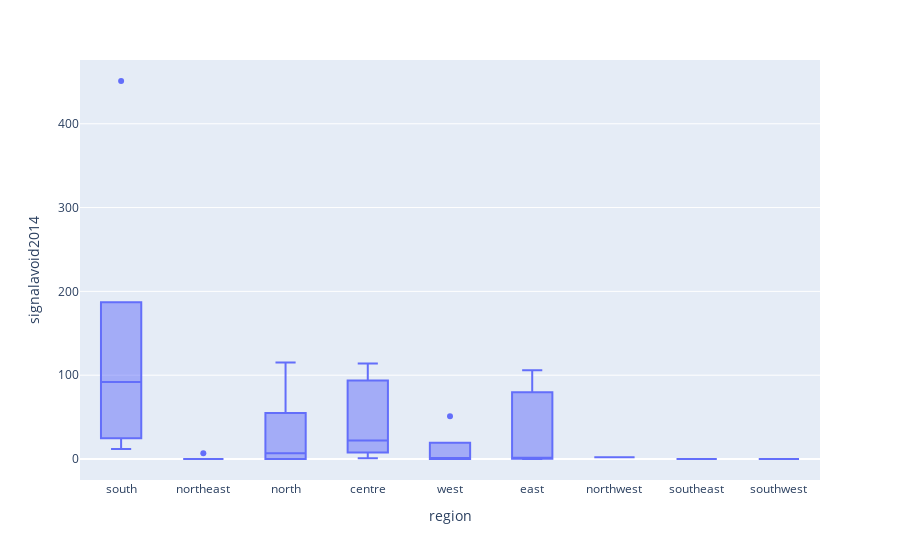

Notebook cell for this chart:
### Code cell
fig= px.box(df,x='region',y='signalavoid2014')
fig.show()

### Figure 1 — Plotly figure (JSON) as saved in the notebook; plotly's stock layout.template omitted (floating-point values rounded to 4 significant figures)
{"data": [{"alignmentgroup": "True", "hovertemplate": "region=%{x}<br>signalavoid2014=%{y}<extra></extra>", "legendgroup": "", "marker": {"color": "#636efa"}, "name": "", "notched": false, "offsetgroup": "", "orientation": "v", "showlegend": false, "type": "box", "x": ["south", "northeast", "northeast", "north", "centre", "west", "west", "north", "north", "north", "centre", "south", "south", "centre", "west", "northeast", "northeast", "east", "northeast", "centre", "north", "northwest", "northeast", "south", "centre", "east", "north", "north", "east", "southeast", "north", "west", "west", "southwest", "south"], "x0": " ", "xaxis": "x", "y": [29, 0, 7, 7, 10, 0, 51, 93, 0, 0, 1, 99, 92, 87, 9, 0, 0, 0, 0, 114, 17, 2, 0, 451, 22, 1, 7, 115, 106, 0, 0, 0, 0, 0, 12], "y0": " ", "yaxis": "y"}], "layout": {"boxmode": "group", "legend": {"tracegroupgap": 0}, "margin": {"t": 60}, "xaxis": {"anchor": "y", "domain": [0, 1], "title": {"text": "region"}}, "yaxis": {"anchor": "x", "domain": [0, 1], "title": {"text": "signalavoid2014"}}}}
